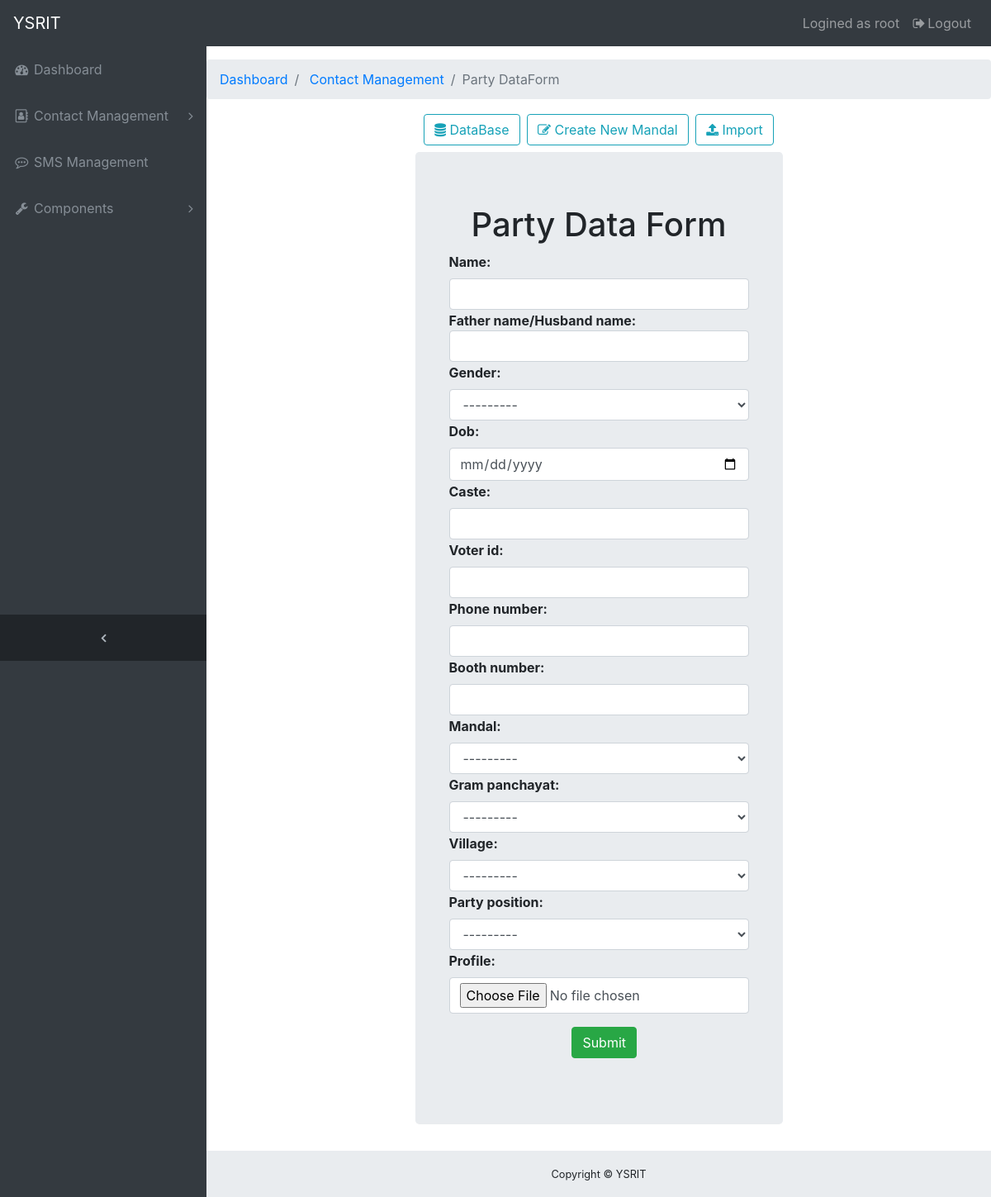
Page /cm/add/ (signed in) on the committed database.
### cm/models.py (models this page shows)
class Mandal(models.Model):
    user=models.ForeignKey(User, default=1,on_delete=models.CASCADE)
    mandal=models.CharField(max_length=500)
    def __str__(self):
        return self.mandal

class Village(models.Model):
    user=models.ForeignKey(User, default=1,on_delete=models.CASCADE)
    gp=models.ForeignKey(GramPanchayat,on_delete=models.CASCADE)
    village=models.CharField(max_length=500)
    def __str__(self):
        return self.village

class PartyPosition(models.Model):
    user=models.ForeignKey(User, default=1,on_delete=models.CASCADE)
    party_position=models.CharField(max_length=100)
    def __str__(self):
        return self.party_position

### cm/views.py (the view)
# urls.py: path('add/',views.PartyCreateView,name="person_add"),
@login_required
def PartyCreateView(request):
    user=request.user
    if request.method == 'POST':
        try:
            profile=request.FILES['profile']
        except:
            profile=None
        form = PartyForm(request.user,request.POST)
        if form.is_valid():
            party=form.save(commit=False)
            name=party.name
            party.profile=profile
            phone_number=party.phone_number
            party.user=request.user
            try:
                obj=Party.objects.get(phone_number=phone_number)
                if obj:
                    context={
                        'error_message':'Data already exist',
                        'form':form
                    }
                    return render(request, 'cm/partycreateview.html', context)
            except:
                party.save()
                context={
                    'error_message':'Data Saved',
                    'form':form
                }
                return render(request, 'cm/partycreateview.html', {'form':PartyForm(request.user)})
    else:
        return render(request, 'cm/partycreateview.html', {'form':PartyForm(request.user)})

### cm/forms.py
class PartyForm(forms.ModelForm):
    class Meta:
        model=Party
        fields=['name','father_name','gender','dob','caste','voter_id','phone_number','booth_number','mandal', 'gram_panchayat', 'village','party_position','profile']
    def __init__(self, user, *args, **kwargs):
        super(PartyForm, self).__init__(*args, **kwargs)
        if(not user.is_superuser):
            self.fields['mandal'].queryset = Mandal.objects.filter(user=user)
            self.fields['gram_panchayat'].queryset = GramPanchayat.objects.filter(user=user)
            self.fields['village'].queryset = Village.objects.filter(user=user)
            self.fields['party_position'].queryset = PartyPosition.objects.filter(user=user)

### cm/models.py (called while the page is built)
    def __str__(self):
        return self.gp

### cm/templates/cm/partycreateview.html (shortened to what this page needs)
{% extends 'cm/base_header.html' %}
{% block body %}
<div class="content-wrapper">
  <ol class="breadcrumb">
    <li class="breadcrumb-item">
      <a href="{% url 'cm:index' %}">Dashboard</a>
    </li>
    <li class="breadcrumb-item">
      <a href="{% url 'cm:cmhome' %}">Contact Management</a>
    </li>
    <li class="breadcrumb-item active">Party DataForm</li>
  </ol>
  <center>
<h2> <a  class="btn btn-outline-info" href="{% url 'cm:partydata'%}"  ><span class="fa fa-database"></span>  DataBase</a>  <a  class="btn btn-outline-info" href="{% url 'cm:create-constency'%}"><span class="fa fa-edit"></span>  Create New Mandal</a> <a  class="btn btn-outline-info"  href="{% url 'cm:partydata-import' %}" ><span class="fa fa-upload"></span>  Import</a> </h2>
</center>
<center>
<div class="col-sm-6" >
  <div class="jumbotron">
      <h1 class="display-5">Party Data Form</h1>
<form class="form-horizontal" method="POST" style="background:#E9ECEF" enctype="multipart/form-data">
    {% include 'cm/form-template2.html' %}
    <div class="form-group col-sm-4 col-md-3">
    <button type="submit"  class=" btn mx-auto  btn-success ">Submit</button>
    </div>
</form>
</div>
</div>
</center>
</div>
  {%endblock%}

### cm/templates/cm/base_header.html (shortened to what this page needs)
<!DOCTYPE html>
<html lang="en">
<head>
  {% load staticfiles %}
  <link href='{% static "vendor/bootstrap/css/bootstrap.min.css" %}' rel="stylesheet">
  <link href='{% static "vendor/font-awesome/css/font-awesome.min.css" %}' rel="stylesheet" type="text/css">
  <link href='{% static "vendor/datatables/dataTables.bootstrap4.css" %}' rel="stylesheet">
  <link href='{% static "css/sb-admin.css" %}' rel="stylesheet">
</head>
<body class="fixed-nav sticky-footer bg-dark" id="page-top">
  <nav class="navbar navbar-expand-lg navbar-dark bg-dark fixed-top" id="mainNav">
    <a class="navbar-brand" href="{% url 'cm:index'%}">YSRIT</a>
    <div class="collapse navbar-collapse" id="navbarResponsive">
      <ul class="navbar-nav navbar-sidenav" id="exampleAccordion">
        <li class="nav-item" data-toggle="tooltip" data-placement="right" title="Dashboard">
          <a class="nav-link" href="{% url 'cm:index'%}">
            <i class="fa fa-fw fa-dashboard"></i>
            <span class="nav-link-text">Dashboard</span>
          </a>
        </li>
        <li class="nav-item" data-toggle="tooltip" data-placement="right" title="Contact Management">
          <a class="nav-link nav-link-collapse collapsed" data-toggle="collapse" href="#collapseComponents1" data-parent="#exampleAccordion">
            <i class="fa fa-fw fa fa-address-book-o"></i>
            <span class="nav-link-text">Contact Management</span>
          </a>
        </li>
        <li class="nav-item" data-toggle="tooltip" data-placement="right" title="Tables">
          <a class="nav-link" href="{% url 'cm:smsmgt'%}">
            <i class="fa fa-fw fa fa-commenting-o"></i>
            <span class="nav-link-text">SMS Management</span>
          </a>
        </li>
        <li class="nav-item" data-toggle="tooltip" data-placement="right" title="Components">
          <a class="nav-link nav-link-collapse collapsed" data-toggle="collapse" href="#collapseComponents" data-parent="#exampleAccordion">
            <i class="fa fa-fw fa-wrench"></i>
            <span class="nav-link-text">Components</span>
          </a>
        </li>
      </ul>
      <ul class="navbar-nav sidenav-toggler">
        <li class="nav-item">
          <a class="nav-link text-center" id="sidenavToggler">
            <i class="fa fa-fw fa-angle-left"></i>
          </a>
        </li>
      </ul>
      <ul class="navbar-nav ml-auto">
        <li class="nav-item">
          <a class="nav-link" data-toggle="modal" data-target="#exampleModal">
              Logined as {{user}}&nbsp;&nbsp;&nbsp;<i class="fa fa-fw fa-sign-out"></i>Logout</a>
        </li>
      </ul>
    </div>
  </nav>
    <footer class="sticky-footer">
      <div class="container">
        <div class="text-center">
          <small>Copyright © YSRIT</small>
        </div>
      </div>
    </footer>
  {% block body %}
{% endblock %}
</body>
</html>

### cm/templates/cm/form-template2.html (shortened to what this page needs)
{% load widget_tweaks %}
<div class="row">
<div class="w-100 mx-4 form-group">
{% for field in form %}
        <div class="col-sm-offset-2 col-sm-10">
        </div>
        <div style="text-align: left;">
            {% if 'Father name' in field.label %}
            <strong>Father name/Husband name:</strong>
            {% else %}
            {% if 'User' not in field.label %}
        <strong>{{field.label_tag}}</strong>
        {% endif %}
        {% endif %}
        </div>
        {% if "Dob" in field.label %}
        {% render_field field class="form-control" type="Date"%}
        {% else %}
        {% render_field field class="form-control"%}
        {% endif %}
{% endfor %}
</div>
</div>

### cm/static/css/sb-admin.css (style rules this page uses)
html { position: relative; min-height: 100%; }
body { overflow-x: hidden; }
body.sticky-footer { margin-bottom: 56px; }
body.sticky-footer .content-wrapper { min-height: calc(100vh - 56px - 56px); }
body.fixed-nav { padding-top: 56px; }
.content-wrapper { min-height: calc(100vh - 56px); padding-top: 1rem; }
#mainNav .navbar-collapse { overflow: auto; max-height: 75vh; }
#mainNav .navbar-collapse .navbar-nav .nav-item .nav-link { cursor: pointer; }
#mainNav .navbar-collapse .navbar-sidenav .nav-link-collapse:after { float: right; content: '\f107'; font-family: 'FontAwesome'; }
#mainNav .navbar-collapse .navbar-sidenav .nav-link-collapse.collapsed:after { content: '\f105'; }
#mainNav .navbar-collapse .sidenav-toggler { display: none; }
@media (min-width: 992px) { #mainNav .navbar-brand { width: 250px; } }
@media (min-width: 992px) { #mainNav .navbar-collapse { overflow: visible; max-height: none; } }
@media (min-width: 992px) { #mainNav .navbar-collapse .navbar-sidenav { position: absolute; top: 0; left: 0; -webkit-flex-direction: column; -ms-flex-direction: column; flex-direction: column; margin-top: 56px; } }
@media (min-width: 992px) { #mainNav .navbar-collapse .navbar-sidenav > .nav-item { width: 250px; padding: 0; } }
@media (min-width: 992px) { #mainNav .navbar-collapse .navbar-sidenav > .nav-item > .nav-link { padding: 1em; } }
#mainNav.fixed-top .sidenav-toggler { display: none; }
@media (min-width: 992px) { #mainNav.fixed-top .navbar-sidenav { height: calc(100vh - 112px); } }
@media (min-width: 992px) { #mainNav.fixed-top .sidenav-toggler { position: absolute; top: 0; left: 0; display: flex; -webkit-flex-direction: column; -ms-flex-direction: column; flex-direction: column; margin-top: calc(100vh - 56px); } }
@media (min-width: 992px) { #mainNav.fixed-top .sidenav-toggler > .nav-item { width: 250px; padding: 0; } }
@media (min-width: 992px) { #mainNav.fixed-top .sidenav-toggler > .nav-item > .nav-link { padding: 1em; } }
#mainNav.fixed-top.navbar-dark .sidenav-toggler { background-color: #212529; }
#mainNav.fixed-top.navbar-dark .sidenav-toggler a i { color: #adb5bd; }
.content-wrapper { overflow-x: hidden; background: white; }
@media (min-width: 992px) { .content-wrapper { margin-left: 250px; } }
#sidenavToggler i { font-weight: 800; }
#mainNav.navbar-dark .navbar-collapse .navbar-sidenav .nav-link-collapse:after { color: #868e96; }
#mainNav.navbar-dark .navbar-collapse .navbar-sidenav > .nav-item > .nav-link { color: #868e96; }
@media (min-width: 992px) { #mainNav.navbar-dark .navbar-collapse .navbar-sidenav { background: #343a40; } }
footer.sticky-footer { position: absolute; right: 0; bottom: 0; width: 100%; height: 56px; background-color: #e9ecef; line-height: 55px; }
@media (min-width: 992px) { footer.sticky-footer { width: calc(100% - 250px); } }

### rows in the picture
Mandal: mandal "---------"
Village: village "---------"
PartyPosition: party_position "---------"

### other values in the picture
{{ user }} "root"
{{ field.label_tag }} "Name:" "Gender:" "Dob:" "Caste:" "Voter id:" "Phone number:" "Booth number:" "Mandal:" "Gram panchayat:" "Village:" "Party position:" "Profile:"
